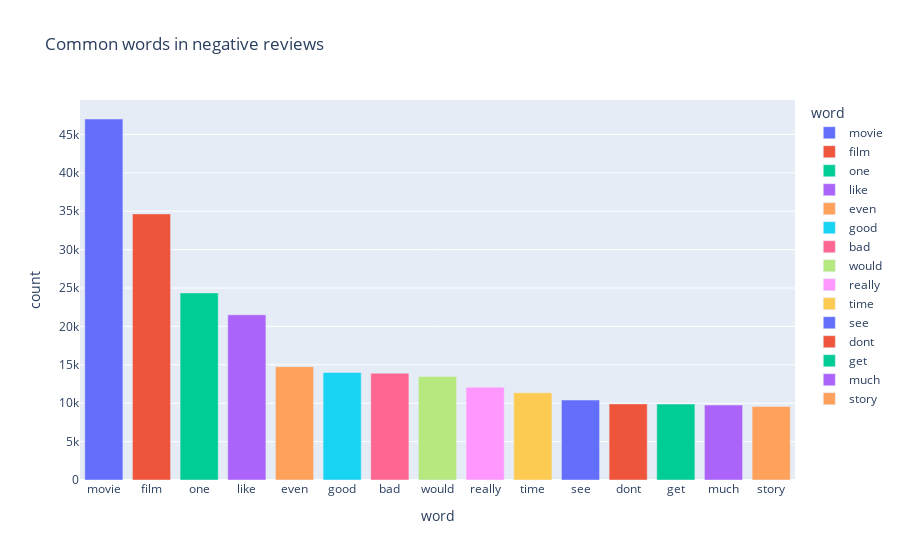

The cell this chart's notebook holds for it:
### Code cell
px.bar(negative_words, y='count', x='word', title='Common words in negative reviews', color = 'word')

### Figure 1 — Plotly figure (JSON) as saved in the notebook; plotly's stock layout.template omitted (floating-point values rounded to 4 significant figures)
{"data": [{"alignmentgroup": "True", "hovertemplate": "word=%{x}<br>count=%{y}<extra></extra>", "legendgroup": "movie", "marker": {"color": "#636efa", "pattern": {"shape": ""}}, "name": "movie", "offsetgroup": "movie", "orientation": "v", "showlegend": true, "textposition": "auto", "type": "bar", "x": ["movie"], "xaxis": "x", "y": [47011], "yaxis": "y"}, {"alignmentgroup": "True", "hovertemplate": "word=%{x}<br>count=%{y}<extra></extra>", "legendgroup": "film", "marker": {"color": "#EF553B", "pattern": {"shape": ""}}, "name": "film", "offsetgroup": "film", "orientation": "v", "showlegend": true, "textposition": "auto", "type": "bar", "x": ["film"], "xaxis": "x", "y": [34651], "yaxis": "y"}, {"alignmentgroup": "True", "hovertemplate": "word=%{x}<br>count=%{y}<extra></extra>", "legendgroup": "one", "marker": {"color": "#00cc96", "pattern": {"shape": ""}}, "name": "one", "offsetgroup": "one", "orientation": "v", "showlegend": true, "textposition": "auto", "type": "bar", "x": ["one"], "xaxis": "x", "y": [24364], "yaxis": "y"}, {"alignmentgroup": "True", "hovertemplate": "word=%{x}<br>count=%{y}<extra></extra>", "legendgroup": "like", "marker": {"color": "#ab63fa", "pattern": {"shape": ""}}, "name": "like", "offsetgroup": "like", "orientation": "v", "showlegend": true, "textposition": "auto", "type": "bar", "x": ["like"], "xaxis": "x", "y": [21509], "yaxis": "y"}, {"alignmentgroup": "True", "hovertemplate": "word=%{x}<br>count=%{y}<extra></extra>", "legendgroup": "even", "marker": {"color": "#FFA15A", "pattern": {"shape": ""}}, "name": "even", "offsetgroup": "even", "orientation": "v", "showlegend": true, "textposition": "auto", "type": "bar", "x": ["even"], "xaxis": "x", "y": [14761], "yaxis": "y"}, {"alignmentgroup": "True", "hovertemplate": "word=%{x}<br>count=%{y}<extra></extra>", "legendgroup": "good", "marker": {"color": "#19d3f3", "pattern": {"shape": ""}}, "name": "good", "offsetgroup": "good", "orientation": "v", "showlegend": true, "textposition": "auto", "type": "bar", "x": ["good"], "xaxis": "x", "y": [13997], "yaxis": "y"}, {"alignmentgroup": "True", "hovertemplate": "word=%{x}<br>count=%{y}<extra></extra>", "legendgroup": "bad", "marker": {"color": "#FF6692", "pattern": {"shape": ""}}, "name": "bad", "offsetgroup": "bad", "orientation": "v", "showlegend": true, "textposition": "auto", "type": "bar", "x": ["bad"], "xaxis": "x", "y": [13906], "yaxis": "y"}, {"alignmentgroup": "True", "hovertemplate": "word=%{x}<br>count=%{y}<extra></extra>", "legendgroup": "would", "marker": {"color": "#B6E880", "pattern": {"shape": ""}}, "name": "would", "offsetgroup": "would", "orientation": "v", "showlegend": true, "textposition": "auto", "type": "bar", "x": ["would"], "xaxis": "x", "y": [13483], "yaxis": "y"}, {"alignmentgroup": "True", "hovertemplate": "word=%{x}<br>count=%{y}<extra></extra>", "legendgroup": "really", "marker": {"color": "#FF97FF", "pattern": {"shape": ""}}, "name": "really", "offsetgroup": "really", "orientation": "v", "showlegend": true, "textposition": "auto", "type": "bar", "x": ["really"], "xaxis": "x", "y": [12084], "yaxis": "y"}, {"alignmentgroup": "True", "hovertemplate": "word=%{x}<br>count=%{y}<extra></extra>", "legendgroup": "time", "marker": {"color": "#FECB52", "pattern": {"shape": ""}}, "name": "time", "offsetgroup": "time", "orientation": "v", "showlegend": true, "textposition": "auto", "type": "bar", "x": ["time"], "xaxis": "x", "y": [11350], "yaxis": "y"}, {"alignmentgroup": "True", "hovertemplate": "word=%{x}<br>count=%{y}<extra></extra>", "legendgroup": "see", "marker": {"color": "#636efa", "pattern": {"shape": ""}}, "name": "see", "offsetgroup": "see", "orientation": "v", "showlegend": true, "textposition": "auto", "type": "bar", "x": ["see"], "xaxis": "x", "y": [10413], "yaxis": "y"}, {"alignmentgroup": "True", "hovertemplate": "word=%{x}<br>count=%{y}<extra></extra>", "legendgroup": "dont", "marker": {"color": "#EF553B", "pattern": {"shape": ""}}, "name": "dont", "offsetgroup": "dont", "orientation": "v", "showlegend": true, "textposition": "auto", "type": "bar", "x": ["dont"], "xaxis": "x", "y": [9912], "yaxis": "y"}, {"alignmentgroup": "True", "hovertemplate": "word=%{x}<br>count=%{y}<extra></extra>", "legendgroup": "get", "marker": {"color": "#00cc96", "pattern": {"shape": ""}}, "name": "get", "offsetgroup": "get", "orientation": "v", "showlegend": true, "textposition": "auto", "type": "bar", "x": ["get"], "xaxis": "x", "y": [9884], "yaxis": "y"}, {"alignmentgroup": "True", "hovertemplate": "word=%{x}<br>count=%{y}<extra></extra>", "legendgroup": "much", "marker": {"color": "#ab63fa", "pattern": {"shape": ""}}, "name": "much", "offsetgroup": "much", "orientation": "v", "showlegend": true, "textposition": "auto", "type": "bar", "x": ["much"], "xaxis": "x", "y": [9759], "yaxis": "y"}, {"alignmentgroup": "True", "hovertemplate": "word=%{x}<br>count=%{y}<extra></extra>", "legendgroup": "story", "marker": {"color": "#FFA15A", "pattern": {"shape": ""}}, "name": "story", "offsetgroup": "story", "orientation": "v", "showlegend": true, "textposition": "auto", "type": "bar", "x": ["story"], "xaxis": "x", "y": [9564], "yaxis": "y"}], "layout": {"barmode": "relative", "legend": {"title": {"text": "word"}, "tracegroupgap": 0}, "title": {"text": "Common words in negative reviews"}, "xaxis": {"anchor": "y", "categoryarray": ["movie", "film", "one", "like", "even", "good", "bad", "would", "really", "time", "see", "dont", "get", "much", "story"], "categoryorder": "array", "domain": [0, 1], "title": {"text": "word"}}, "yaxis": {"anchor": "x", "domain": [0, 1], "title": {"text": "count"}}}}
